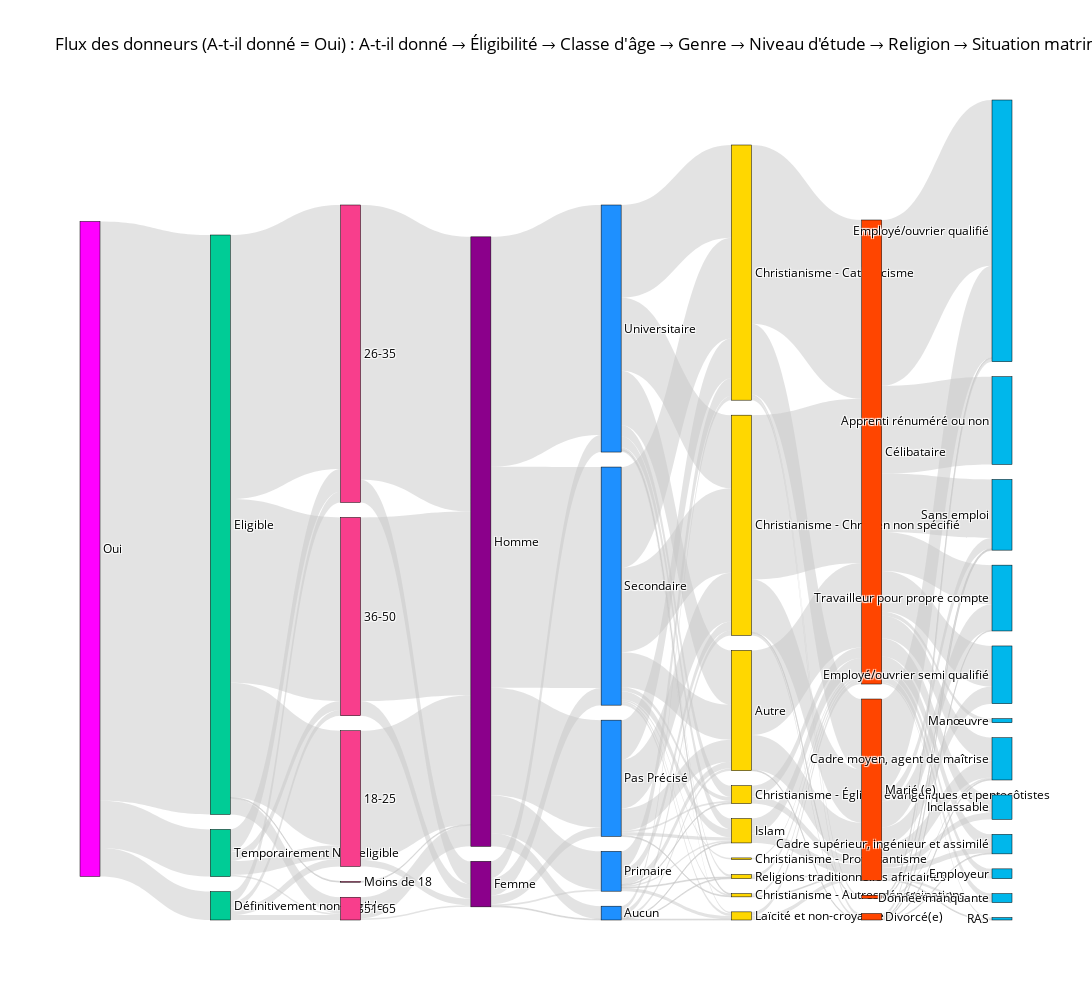

This figure's notebook cell:
### Markdown cell above
Fidelisation

### Code cell
import pandas as pd
import plotly.graph_objects as go

# Charger vos données
df = pd.read_excel('last.xlsx')  # Remplacez par le chemin de votre fichier

# Étape 1 : Appliquer les filtres

# Filtrer pour ne garder que les donneurs ayant répondu "Oui" à "A-t-il (elle) déjà donné le sang"
df = df[df['A-t-il (elle) déjà donné le sang'] == 'Oui']

# Étape 2 : Créer les flux entre chaque paire de catégories consécutives
# On va créer des paires : (A-t-il (elle) déjà donné le sang → ÉLIGIBILITÉ_AU_DON.), (ÉLIGIBILITÉ_AU_DON. → Classe_Age), etc.

# Flux 1 : A-t-il (elle) déjà donné le sang → ÉLIGIBILITÉ_AU_DON.
flux1 = df.groupby(['A-t-il (elle) déjà donné le sang', 'ÉLIGIBILITÉ_AU_DON.']).size().reset_index(name='Nombre')

# Flux 2 : ÉLIGIBILITÉ_AU_DON. → Classe_Age
flux2 = df.groupby(['ÉLIGIBILITÉ_AU_DON.', 'Classe_Age']).size().reset_index(name='Nombre')

# Flux 3 : Classe_Age → Genre_
flux3 = df.groupby(['Classe_Age', 'Genre_']).size().reset_index(name='Nombre')

# Flux 4 : Genre_ → Niveau_d_etude
flux4 = df.groupby(['Genre_', "Niveau_d'etude"]).size().reset_index(name='Nombre')

# Flux 5 : Niveau_d_etude → Religion_Catégorie
flux5 = df.groupby(["Niveau_d'etude", 'Religion_Catégorie']).size().reset_index(name='Nombre')

# Flux 6 : Religion_Catégorie → Situation_Matrimoniale_(SM)
flux6 = df.groupby(['Religion_Catégorie', 'Situation_Matrimoniale_(SM)']).size().reset_index(name='Nombre')

# Flux 7 : Situation_Matrimoniale_(SM) → categories
flux7 = df.groupby(['Situation_Matrimoniale_(SM)', 'categories']).size().reset_index(name='Nombre')

# Étape 3 : Créer la liste des nœuds (toutes les catégories uniques)
donne_sang = df['A-t-il (elle) déjà donné le sang'].unique().tolist()  # Contient uniquement "Oui" après le filtre
eligibilites = df['ÉLIGIBILITÉ_AU_DON.'].unique().tolist()
classes_age = df['Classe_Age'].unique().tolist()
genres = df['Genre_'].unique().tolist()
niveaux_etude = df["Niveau_d'etude"].unique().tolist()
religions = df['Religion_Catégorie'].unique().tolist()
situations_matrimoniales = df['Situation_Matrimoniale_(SM)'].unique().tolist()
categories = df['categories'].unique().tolist()

# Liste complète des nœuds
nodes = (donne_sang + eligibilites + classes_age + genres + niveaux_etude +
         religions + situations_matrimoniales + categories)

# Étape 4 : Créer un dictionnaire pour mapper les nœuds à des indices
node_dict = {node: idx for idx, node in enumerate(nodes)}

# Étape 5 : Créer les liens (source, target, value) pour chaque flux
# Liens pour Flux 1 : A-t-il (elle) déjà donné le sang → ÉLIGIBILITÉ_AU_DON.
source1 = flux1['A-t-il (elle) déjà donné le sang'].map(node_dict).tolist()
target1 = flux1['ÉLIGIBILITÉ_AU_DON.'].map(node_dict).tolist()
value1 = flux1['Nombre'].tolist()

# Liens pour Flux 2 : ÉLIGIBILITÉ_AU_DON. → Classe_Age
source2 = flux2['ÉLIGIBILITÉ_AU_DON.'].map(node_dict).tolist()
target2 = flux2['Classe_Age'].map(node_dict).tolist()
value2 = flux2['Nombre'].tolist()

# Liens pour Flux 3 : Classe_Age → Genre_
source3 = flux3['Classe_Age'].map(node_dict).tolist()
target3 = flux3['Genre_'].map(node_dict).tolist()
value3 = flux3['Nombre'].tolist()

# Liens pour Flux 4 : Genre_ → Niveau_d_etude
source4 = flux4['Genre_'].map(node_dict).tolist()
target4 = flux4["Niveau_d'etude"].map(node_dict).tolist()
value4 = flux4['Nombre'].tolist()

# Liens pour Flux 5 : Niveau_d_etude → Religion_Catégorie
source5 = flux5["Niveau_d'etude"].map(node_dict).tolist()
target5 = flux5['Religion_Catégorie'].map(node_dict).tolist()
value5 = flux5['Nombre'].tolist()

# Liens pour Flux 6 : Religion_Catégorie → Situation_Matrimoniale_(SM)
source6 = flux6['Religion_Catégorie'].map(node_dict).tolist()
target6 = flux6['Situation_Matrimoniale_(SM)'].map(node_dict).tolist()
value6 = flux6['Nombre'].tolist()

# Liens pour Flux 7 : Situation_Matrimoniale_(SM) → categories
source7 = flux7['Situation_Matrimoniale_(SM)'].map(node_dict).tolist()
target7 = flux7['categories'].map(node_dict).tolist()
value7 = flux7['Nombre'].tolist()

# Combiner tous les liens
source = source1 + source2 + source3 + source4 + source5 + source6 + source7
target = target1 + target2 + target3 + target4 + target5 + target6 + target7
value = value1 + value2 + value3 + value4 + value5 + value6 + value7

# Étape 6 : Définir les couleurs pour les nœuds
# On attribue des couleurs différentes pour chaque groupe de nœuds
num_donne_sang = len(donne_sang)
num_eligibilites = len(eligibilites)
num_classes_age = len(classes_age)
num_genres = len(genres)
num_niveaux_etude = len(niveaux_etude)
num_religions = len(religions)
num_situations_matrimoniales = len(situations_matrimoniales)
num_categories = len(categories)

# Couleurs pour chaque groupe
colors_donne_sang = ['#ff00ff'] * num_donne_sang  # Magenta pour A-t-il (elle) déjà donné le sang
colors_eligibilites = ['#00cc96'] * num_eligibilites  # Vert pour ÉLIGIBILITÉ_AU_DON.
colors_classes_age = ['#f83e8c'] * num_classes_age  # Rose pour Classe_Age
colors_genres = ['#8b008b'] * num_genres  # Violet foncé pour Genre_
colors_niveaux_etude = ['#1e90ff'] * num_niveaux_etude  # Bleu pour Niveau_d_etude
colors_religions = ['#ffd700'] * num_religions  # Jaune pour Religion_Catégorie
colors_situations_matrimoniales = ['#ff4500'] * num_situations_matrimoniales  # Orange pour Situation_Matrimoniale_(SM)
colors_categories = ['#00b7eb'] * num_categories  # Cyan pour categories

# Combiner les couleurs
node_colors = (colors_donne_sang + colors_eligibilites + colors_classes_age + colors_genres +
               colors_niveaux_etude + colors_religions + colors_situations_matrimoniales + colors_categories)

# Étape 7 : Créer le diagramme de Sankey
fig = go.Figure(data=[go.Sankey(
    node=dict(
        pad=15,
        thickness=20,
        line=dict(color="black", width=0.5),
        label=nodes,
        color=node_colors
    ),
    link=dict(
        source=source,
        target=target,
        value=value,
        color='rgba(200, 200, 200, 0.5)'  # Couleur des liens
    )
)])

# Étape 8 : Personnaliser le layout
fig.update_layout(
    title_text="Flux des donneurs (A-t-il donné = Oui) : A-t-il donné → Éligibilité → Classe d'âge → Genre → Niveau d'étude → Religion → Situation matrimoniale → Catégorie",
    font=dict(size=12, color='black'),
    paper_bgcolor='white',
    plot_bgcolor='white',
    width=1400,  # Ajuster la largeur pour une meilleure lisibilité
    height=1000  # Ajuster la hauteur
)

# Étape 9 : Afficher le graphique
fig.show()

### Figure 1 — Plotly figure (JSON) as saved in the notebook; plotly's stock layout.template omitted (floating-point values rounded to 4 significant figures)
{"data": [{"link": {"color": "rgba(200, 200, 200, 0.5)", "source": [0, 0, 0, 2, 2, 2, 2, 1, 1, 1, 1, 1, 3, 3, 3, 3, 5, 5, 4, 4, 6, 6, 7, 7, 8, 10, 10, 10, 10, 10, 9, 9, 9, 9, 9, 15, 15, 15, 15, 15, 15, 12, 12, 12, 12, 12, 12, 13, 13, 13, 13, 13, 13, 13, 11, 11, 11, 11, 11, 11, 11, 11, 14, 14, 14, 14, 14, 14, 14, 14, 18, 18, 18, 21, 21, 17, 17, 17, 17, 16, 16, 16, 16, 24, 22, 22, 19, 19, 20, 20, 23, 23, 25, 25, 25, 25, 25, 25, 25, 25, 25, 25, 25, 25, 27, 27, 27, 27, 27, 26, 26, 26, 26, 26, 26, 26, 26, 26, 26, 28, 28, 28], "target": [2, 1, 3, 5, 4, 6, 7, 5, 4, 6, 7, 8, 5, 4, 6, 7, 10, 9, 10, 9, 10, 9, 10, 9, 9, 15, 12, 13, 11, 14, 15, 12, 13, 11, 14, 18, 17, 16, 19, 20, 23, 18, 21, 17, 16, 22, 19, 18, 17, 16, 22, 19, 20, 23, 18, 21, 17, 16, 24, 22, 19, 20, 18, 21, 17, 16, 22, 19, 20, 23, 25, 27, 26, 25, 26, 25, 27, 26, 28, 25, 27, 26, 28, 25, 25, 26, 25, 26, 25, 26, 25, 26, 33, 32, 38, 39, 34, 30, 29, 37, 36, 40, 35, 31, 32, 38, 30, 35, 31, 32, 38, 39, 34, 30, 29, 37, 40, 35, 31, 32, 30, 35], "value": [35, 713, 58, 9, 13, 7, 6, 141, 325, 226, 20, 1, 17, 28, 11, 2, 8, 159, 28, 338, 18, 226, 2, 26, 1, 1, 11, 2, 21, 21, 16, 132, 47, 272, 283, 3, 5, 6, 1, 1, 1, 27, 1, 49, 60, 2, 4, 8, 22, 11, 1, 2, 4, 1, 43, 2, 124, 104, 2, 5, 10, 3, 67, 1, 114, 90, 14, 13, 2, 3, 104, 1, 43, 3, 1, 220, 4, 87, 3, 202, 3, 65, 1, 2, 13, 9, 18, 12, 5, 5, 4, 1, 108, 28, 16, 8, 8, 204, 50, 22, 5, 2, 72, 48, 1, 1, 4, 1, 1, 21, 7, 3, 4, 113, 21, 8, 1, 13, 32, 2, 1, 1]}, "node": {"color": ["#ff00ff", "#00cc96", "#00cc96", "#00cc96", "#f83e8c", "#f83e8c", "#f83e8c", "#f83e8c", "#f83e8c", "#8b008b", "#8b008b", "#1e90ff", "#1e90ff", "#1e90ff", "#1e90ff", "#1e90ff", "#ffd700", "#ffd700", "#ffd700", "#ffd700", "#ffd700", "#ffd700", "#ffd700", "#ffd700", "#ffd700", "#ff4500", "#ff4500", "#ff4500", "#ff4500", "#00b7eb", "#00b7eb", "#00b7eb", "#00b7eb", "#00b7eb", "#00b7eb", "#00b7eb", "#00b7eb", "#00b7eb", "#00b7eb", "#00b7eb", "#00b7eb"], "label": ["Oui", "Eligible", "Définitivement non-eligible", "Temporairement Non-eligible", "26-35 ", "18-25 ", "36-50 ", "51-65 ", "Moins de 18 ", "Homme", "Femme", "Secondaire", "Pas Précisé", "Primaire", "Universitaire", "Aucun", "Christianisme - Chrétien non spécifié", "Christianisme - Catholicisme", "Autre", "Islam", "Laïcité et non-croyance", "Christianisme - Autres dénominations", "Christianisme - Églises évangéliques et pentecôtistes", "Religions traditionnelles africaines", "Christianisme - Protestantisme", "Célibataire", "Marié (e)", "Divorcé(e)", "veuf (veuve)", "Employé/ouvrier semi qualifié", "Employé/ouvrier qualifié", "Travailleur pour propre compte", "Cadre moyen, agent de maîtrise", "Apprenti rénuméré ou non", "Employeur", "Sans emploi", "Manœuvre", "Inclassable", "Cadre supérieur, ingénieur et assimilé", "Donnée manquante", "RAS"], "line": {"color": "black", "width": 0.5}, "pad": 15, "thickness": 20}, "type": "sankey"}], "layout": {"font": {"color": "black", "size": 12}, "height": 1000, "paper_bgcolor": "white", "plot_bgcolor": "white", "title": {"text": "Flux des donneurs (A-t-il donné = Oui) : A-t-il donné → Éligibilité → Classe d'âge → Genre → Niveau d'étude → Religion → Situation matrimoniale → Catégorie"}, "width": 1400}}
